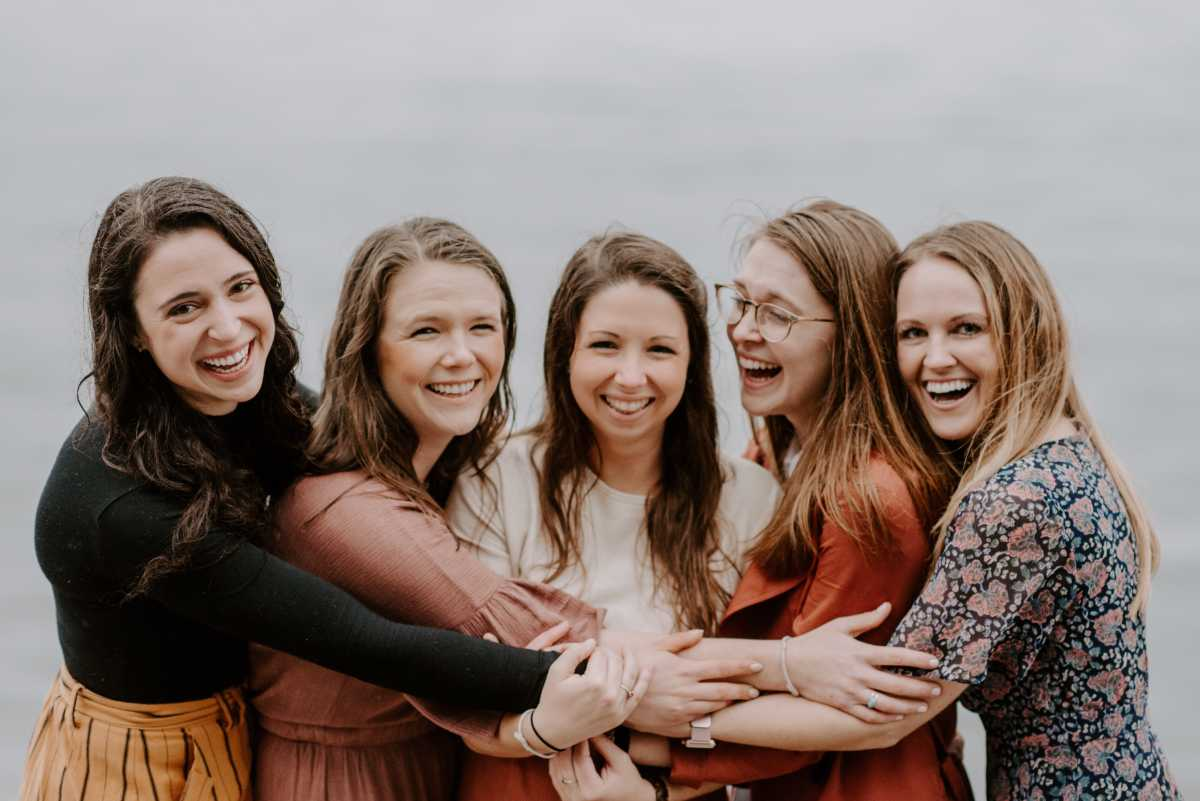
#> input picture human/people.jpg, 1200 x 801 px, found by its file name
$ python testingRotateFunction.py
#> lines starting #> are read from the running program, lines starting #| are printed output that depends on the picture; long printed decimals are rounded
import math
import cv2 as cv
import numpy as np
from numpy.core.fromnumeric import shape

img = cv.imread("human/people.jpg")
#> img is the input picture: shape (801, 1200, 3); mean B, G, R 117.2, 123.7, 139.3
# cv.imshow("OG", img)

# rescale an image/frame
def rescaleFrame(frame, newWidth):
    width = newWidth
    height = (int)(frame.shape[0] * newWidth / frame.shape[1])
    dimensions = (width, height)

    return cv.resize(frame, dimensions, interpolation=cv.INTER_AREA)


# Rotation
def rotate(img, angle, rotPoint = None):
#> called with angle = -60
    (height, width) = img.shape[:2]
#> height = 801; width = 1200

    # Calculating the dimension of the new canvas to store the entire rotated image without cropping, diagAngleA is used to calculate fittingWidth, diagAngleB is for fittingHeight
    diagLen = math.sqrt(width**2 + height**2)
#> diagLen = 1442.8
    diagAngleA = math.atan(width/height)
#> diagAngleA = 0.982
    diagAngleB = math.pi/2 - diagAngleA
#> diagAngleB = 0.589
    print("Debug diagLen", diagLen)
#| Debug diagLen 1442.775
    print("Debug angleA", diagAngleA*180/math.pi)
#| Debug angleA 56.277
    print("Debug angleB", diagAngleB*180/math.pi)
#| Debug angleB 33.723

    # TempAngle is used to keep the angle value in math.cos stays between -90 and 90 degree => consistence cos value
    # cos value is the cosine of the offset of frame/img diagonal line from the x/y axis (diagAngle + tempAngle*math.pi/180 - math.pi/2).
    # And using the value of angle, we will know which cos value is used to determined width and height.
    # angle < 360 to avoid edge cases
    angle = angle % 360
    print("Debug negative angle", angle)
    tempAngle = angle%90
    if (angle >= 0 and angle < 90) or (angle >= 180 and angle < 270):

        fittingWidth = math.floor(math.cos(diagAngleA + tempAngle*math.pi/180 - math.pi/2) * diagLen)
        fittingHeight = math.floor(math.cos(diagAngleB + tempAngle*math.pi/180 - math.pi/2) * diagLen)
    else :
        fittingWidth = math.floor(math.cos(diagAngleB + tempAngle*math.pi/180 - math.pi/2) * diagLen)
#> fittingWidth = 1293
        fittingHeight = math.floor(math.cos(diagAngleA + tempAngle*math.pi/180 - math.pi/2) * diagLen)
#> fittingHeight = 1439

    # Drawing pre rotated image ontop of bigger canvas
    # rotatedCanvas initially takes the largest horizontal/vertical value among newWidth, newHeight, img.shape[1], img.shape[2] to prevent the image from cropping and index out of bound
    # Once the image is rotated on rotatedCanvas, we will crop out the excess part
    rotatedCanvas = np.zeros((max(fittingHeight, img.shape[0]), max(fittingWidth, img.shape[1]), 3), dtype='uint8')
    rotatedCanvas[math.floor(rotatedCanvas.shape[0]/2 - img.shape[0]/2): math.floor(rotatedCanvas.shape[0]/2 + img.shape[0]/2), math.floor(rotatedCanvas.shape[1]/2 - img.shape[1]/2): math.floor(rotatedCanvas.shape[1]/2 + img.shape[1]/2)] = img
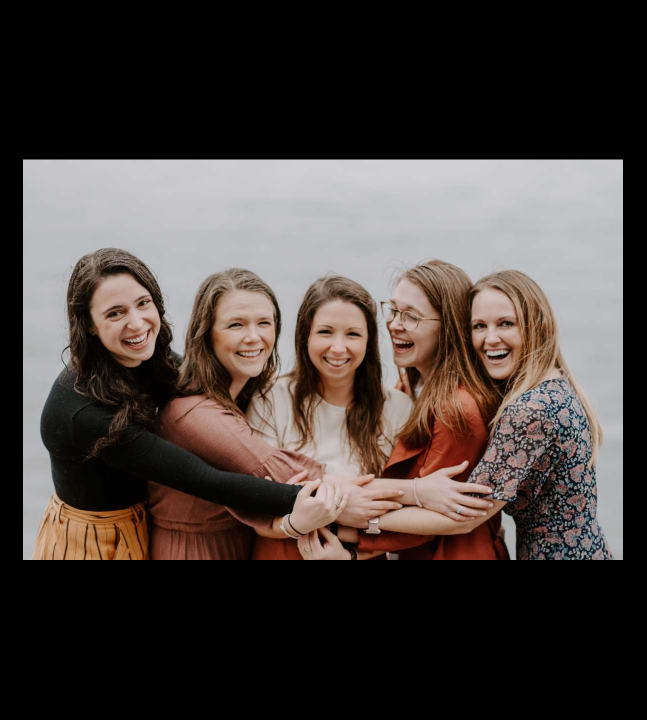
#> rotatedCanvas: shape (1439, 1293, 3) (shown at 1/2 size); mean B, G, R 60.5, 63.9, 71.9
    # rotatedCanvas[100:200,400:500] = 0,255,0
    # [upper height bound: lower height bound, left width bound: right width bound]
    # cv.imshow("Test draw on cavnas before rotate", rescaleFrame(rotatedCanvas, 500))

    #rotPoint (width, height)
    if rotPoint is None:
        rotPoint = (rotatedCanvas.shape[1]//2, rotatedCanvas.shape[0]//2)
#> rotPoint = (646, 719)

    rotMat = cv.getRotationMatrix2D(rotPoint, angle, 1.0)
    excessDimensions = (rotatedCanvas.shape[1], rotatedCanvas.shape[0])
#> excessDimensions = (1293, 1439)
    rotatedCanvas = cv.warpAffine(rotatedCanvas, rotMat, excessDimensions)
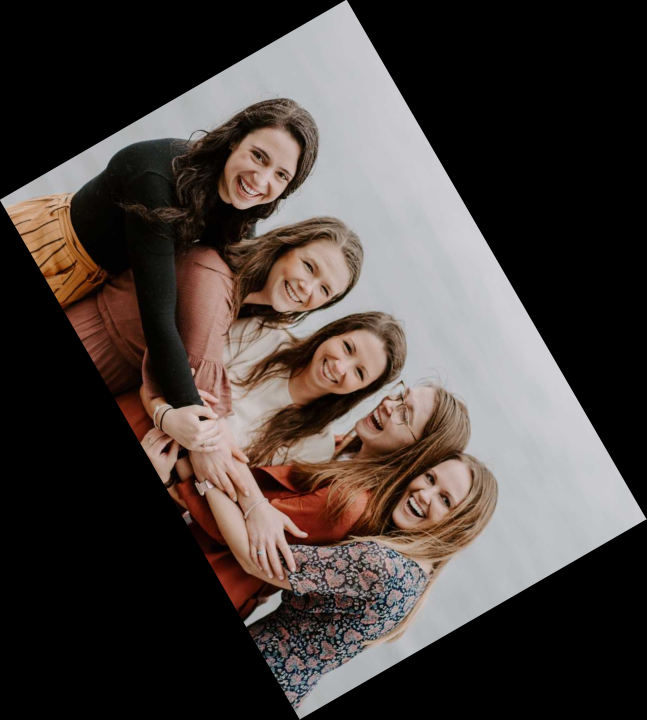
#> rotatedCanvas: shape (1439, 1293, 3) (shown at 1/2 size); mean B, G, R 60.5, 63.9, 71.9
    cv.imshow("Rotated not crop out excess", rescaleFrame(rotatedCanvas, 500))
#> in rescaleFrame, `return cv.resize(frame, dimensions, interpolation=cv.INTER_AREA)`:
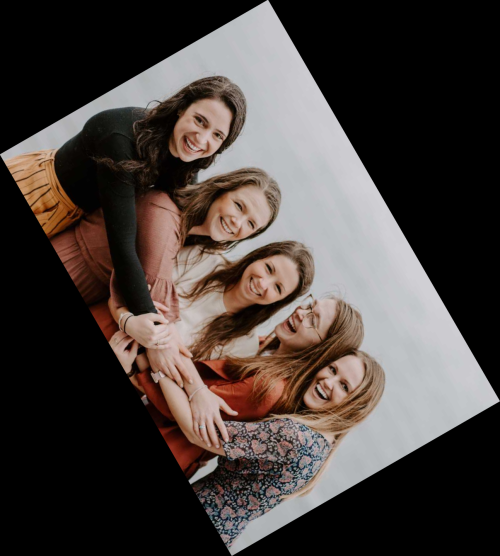
#> returned value: shape (556, 500, 3); mean of channels 0, 1, 2 60.5, 63.9, 71.9; drawn as B, G, R
    # rotatedCanvas = rotatedCanvas[100:1200, 100:600]
    # Cropping excess borders
    rotatedCanvas = rotatedCanvas[math.floor((rotatedCanvas.shape[0] - fittingHeight)/2) : math.floor((rotatedCanvas.shape[0] + fittingHeight)/2), math.floor((rotatedCanvas.shape[1] - fittingWidth)/2) : math.floor((rotatedCanvas.shape[1] + fittingWidth)/2)]
    print("Debug fitting height", fittingHeight)
#| Debug fitting height 1439
    print("Debug fitting width", fittingWidth)
#| Debug fitting width 1293
    print("Debug upper height bound", math.floor((rotatedCanvas.shape[0] - fittingHeight)/2))
#| Debug upper height bound 0
    print("Debug lower height bound", math.floor((rotatedCanvas.shape[0] + fittingHeight)/2))
#| Debug lower height bound 1439
    print("Debug left width bound", math.floor((rotatedCanvas.shape[1] - fittingWidth)/2))
#| Debug left width bound 0
    print("Debug right width bound", math.floor((rotatedCanvas.shape[1] + fittingWidth)/2))
#| Debug right width bound 1293
    return rotatedCanvas

blank = rotate(img,-60)
for x in range(0, 360, 10):
    blank = rotate(img, x)
    blank = rescaleFrame(blank, 500)
    cv.imshow('Rotated' + str(x) + 'degree', blank)
#> this loop made 36 passes
#> pass 2, in rotate (call 3), `rotatedCanvas = cv.warpAffine(rotatedCanvas, rotMat, excessDimensions)`:
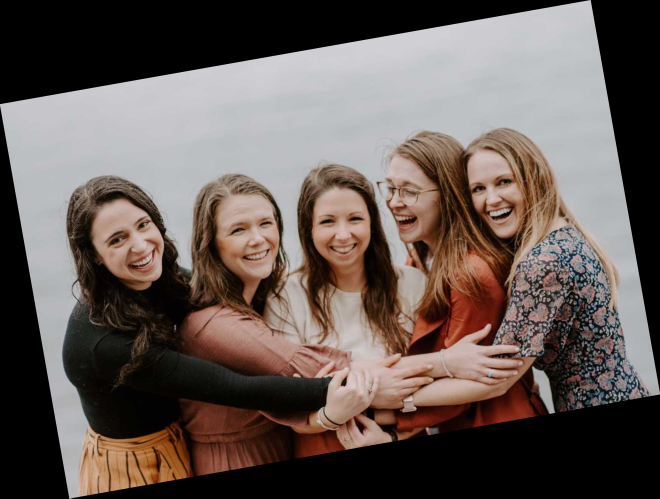
#> rotatedCanvas: shape (997, 1320, 3) (shown at 1/2 size); mean B, G, R 85.6, 90.3, 101.7


cv.waitKey(0)
